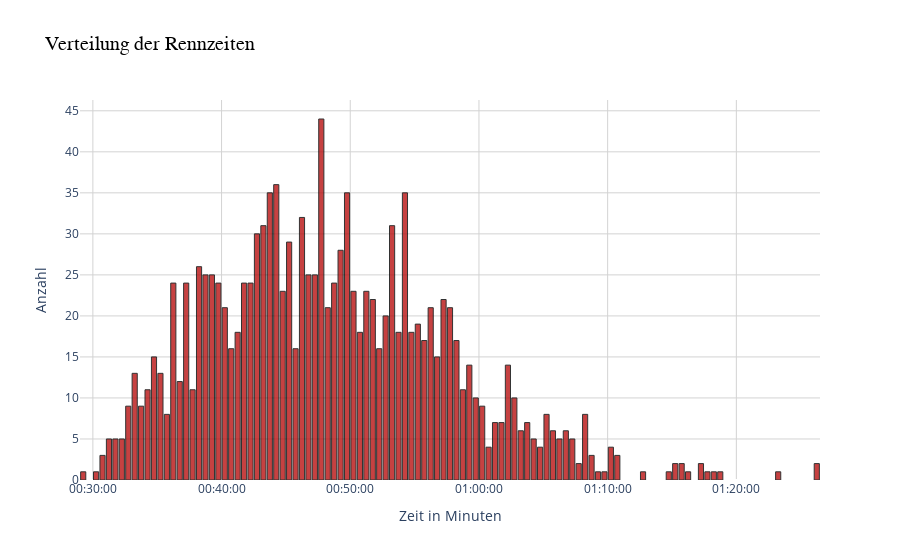

Notebook code for this chart:
### Code cell
import plotly.express as px
import datetime as dt

#for index, time in enumerate(df["Zeit"]): 
#    df["Zeit"].iloc[index] = dt.datetime.combine(dt.date(2025,1,1), time)

# Create the histogram
fig = px.histogram(
    df, 
    x="datetime", 
    nbins=200, 
    title="Verteilung der Rennzeiten",  # Add a title
    color_discrete_sequence=["#b81212"] # Custom color
)

# Customize layout
fig.update_layout(
    title_font=dict(size=20, family="Arial", color="black"),  # Title font style
    xaxis_title = "Zeit in Minuten", 
    yaxis_title = "Anzahl",
    xaxis=dict(showgrid=True, gridcolor="lightgray"),  # Add gridlines
    yaxis=dict(showgrid=True, gridcolor="lightgray"),
    plot_bgcolor="white",  # Background color
    bargap=0.2,  # Gap between bars
    xaxis_tickformat = "%H:%M:%S"
)


# Customize bars
fig.update_traces(
    marker=dict(
        line=dict(width=1, color="black")  # Add border to bars
    ),
    opacity=0.8, 
    hovertemplate="<b>Zeit in Minuten:</b> %{x}<br>" +  # Customize hover text
              "<b>Anzahl:</b> %{y}<extra></extra>" 
)

# Show the plot
fig.show()

### Figure 1 — Plotly figure (JSON) as saved in the notebook; plotly's stock layout.template omitted (floating-point values rounded to 4 significant figures; data arrays with more than 128 entries replaced by an {"elided": "..."} marker saying what was removed)
{"data": [{"alignmentgroup": "True", "bingroup": "x", "hovertemplate": "<b>Zeit in Minuten:</b> %{x}<br><b>Anzahl:</b> %{y}<extra></extra>", "legendgroup": "", "marker": {"color": "#b81212", "line": {"color": "black", "width": 1}, "pattern": {"shape": ""}}, "name": "", "nbinsx": 200, "offsetgroup": "", "opacity": 0.8, "orientation": "v", "showlegend": false, "type": "histogram", "x": {"elided": "1337 str values"}, "xaxis": "x", "yaxis": "y"}], "layout": {"bargap": 0.2, "barmode": "relative", "legend": {"tracegroupgap": 0}, "plot_bgcolor": "white", "title": {"font": {"color": "black", "family": "Arial", "size": 20}, "text": "Verteilung der Rennzeiten"}, "xaxis": {"anchor": "y", "domain": [0, 1], "gridcolor": "lightgray", "showgrid": true, "tickformat": "%H:%M:%S", "title": {"text": "Zeit in Minuten"}}, "yaxis": {"anchor": "x", "domain": [0, 1], "gridcolor": "lightgray", "showgrid": true, "title": {"text": "Anzahl"}}}}
